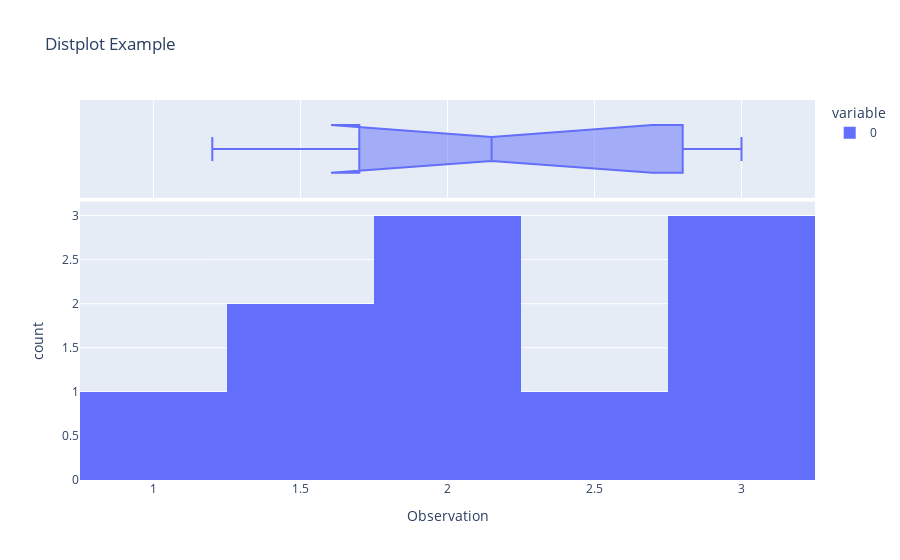

Here is the notebook cell this chart was saved with:
### Markdown cell above
Q5. What is Distplot? Using Plotly express, plot a distplot.

### Code cell
import plotly.express as px

# Example data
data = [1.2, 1.4, 1.7, 1.8, 2.1, 2.2, 2.5, 2.8, 2.9, 3.0]

# Create a distplot with Plotly Express
distplot = px.histogram(data, marginal='box', title='Distplot Example',
                        labels={'value': 'Observation'})

# Show the plot
distplot.show()

### Figure 1 — Plotly figure (JSON) as saved in the notebook; plotly's stock layout.template omitted (floating-point values rounded to 4 significant figures)
{"data": [{"alignmentgroup": "True", "bingroup": "x", "hovertemplate": "variable=0<br>Observation=%{x}<br>count=%{y}<extra></extra>", "legendgroup": "0", "marker": {"color": "#636efa", "pattern": {"shape": ""}}, "name": "0", "offsetgroup": "0", "orientation": "v", "showlegend": true, "type": "histogram", "x": [1.2, 1.4, 1.7, 1.8, 2.1, 2.2, 2.5, 2.8, 2.9, 3], "xaxis": "x", "yaxis": "y"}, {"alignmentgroup": "True", "hovertemplate": "variable=0<br>Observation=%{x}<extra></extra>", "legendgroup": "0", "marker": {"color": "#636efa"}, "name": "0", "notched": true, "offsetgroup": "0", "showlegend": false, "type": "box", "x": [1.2, 1.4, 1.7, 1.8, 2.1, 2.2, 2.5, 2.8, 2.9, 3], "xaxis": "x2", "yaxis": "y2"}], "layout": {"barmode": "relative", "legend": {"title": {"text": "variable"}, "tracegroupgap": 0}, "title": {"text": "Distplot Example"}, "xaxis": {"anchor": "y", "domain": [0, 1], "title": {"text": "Observation"}}, "xaxis2": {"anchor": "y2", "domain": [0, 1], "matches": "x", "showgrid": true, "showticklabels": false}, "yaxis": {"anchor": "x", "domain": [0, 0.7326], "title": {"text": "count"}}, "yaxis2": {"anchor": "x2", "domain": [0.7426, 1], "matches": "y2", "showgrid": false, "showline": false, "showticklabels": false, "ticks": ""}}}
